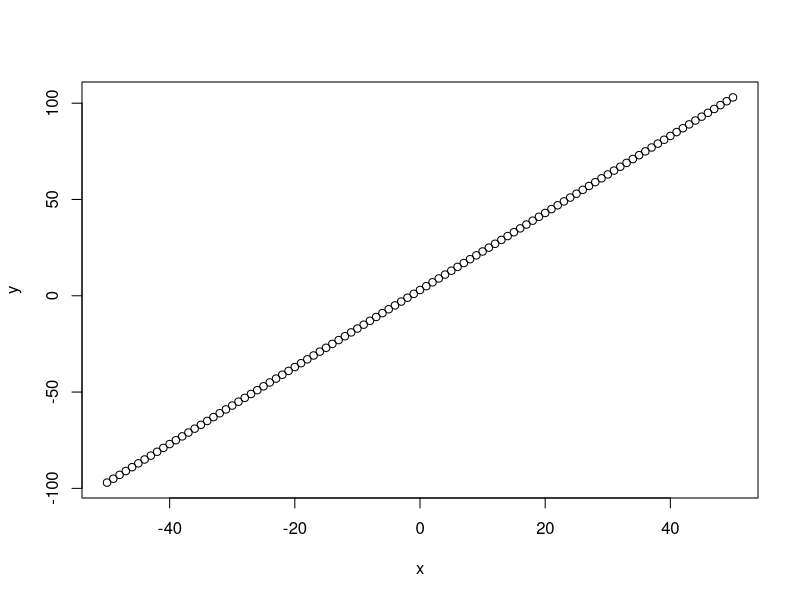

Write R code to recreate this figure.
## ---- chunk 1
# Definindo um vetor x contendo uma sequência de 101 números
x = -50:50
y = 2 * x + 3
## ---- chunk 2
# Gráfico da função definida no Exercício 1
plot(x,y)
## ---- chunk 3
A = matrix(c(
  1, 2, 3, 4, 5,
  0, 1, 0, 1, 0,
  2, 4, 6, 2, 1,
  1, 0, 1, 0, 1,
  3, 1, 4, 2, 0
), nrow = 5)
## ---- chunk 4
solve(A)
## ---- chunk 5
t(A)
## ---- chunk 6
l = list(
  c("Smooth Operator","Borboletas","Resenha do Arrocha","Californication","The Emptiness Machine"),
  c(2, 5, 23, 11, 3),
  c(2, 3, 5, 23, 11),
  c(F,F,T,T,T)
)

l
## ---- chunk 7
df = data.frame(
  Integrantes = c("Anthony Kiedis", "Flea", "Chad Smith", "John Frusciante"),
  Instrumentos = c("Vocal", "Baixo", "Bateria", "Guitarra"),
  Vivo = c("Vivo", "Vivo", "Vivo", "Vivo"),
  Idades = c(61, 61, 62, 54)
)

df
